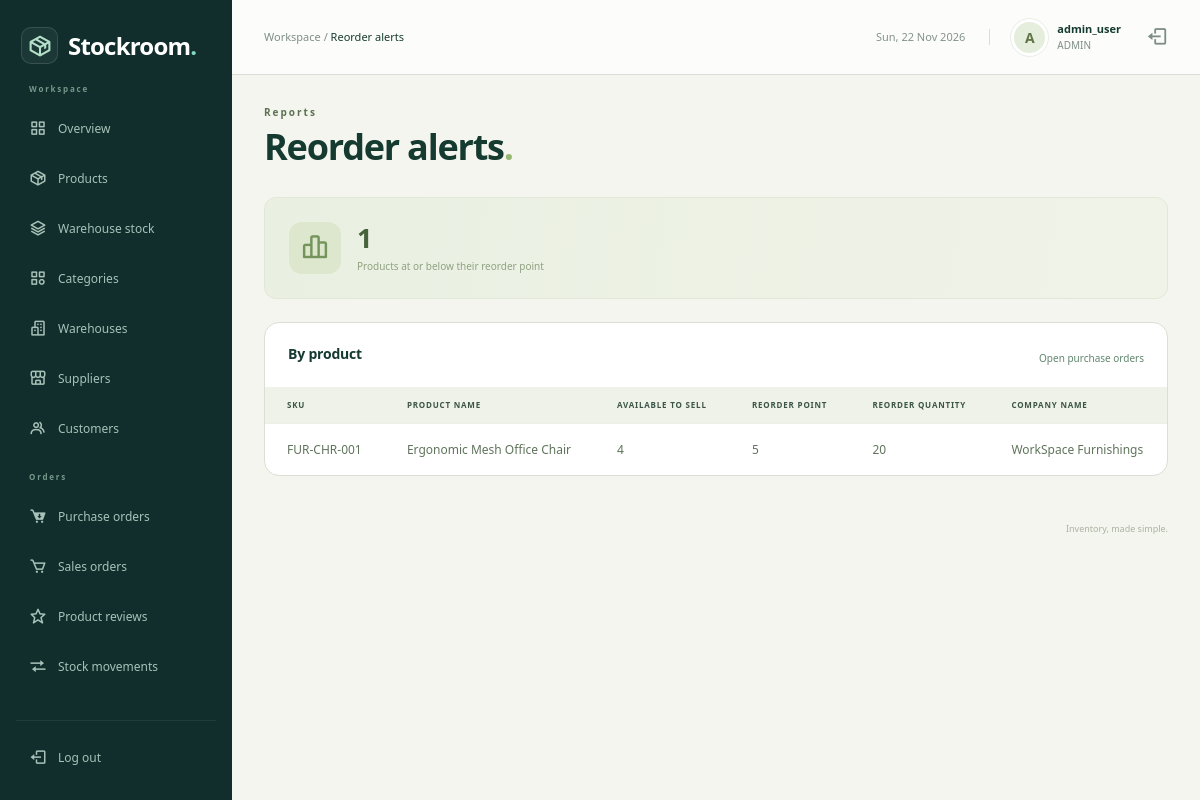
The app's page /admin/reorder_alerts.php (signed in), older data.
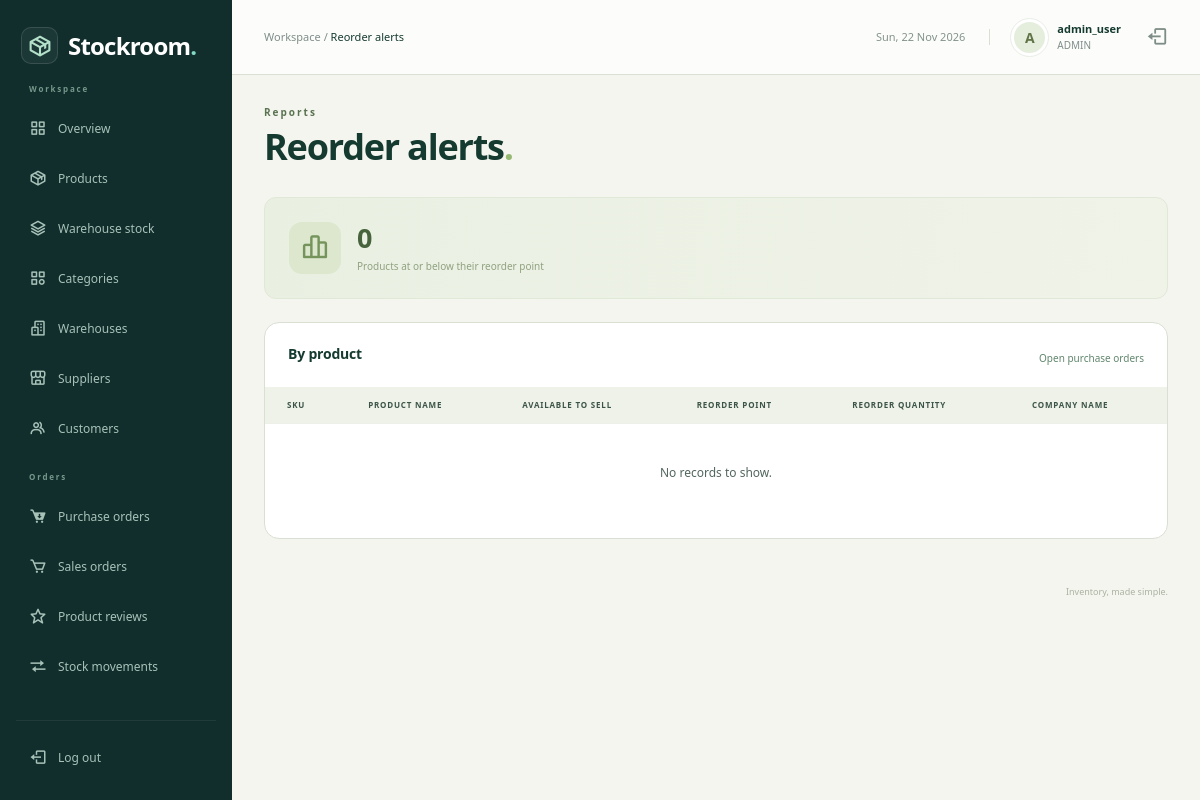
The same page, newer data.
### tables this page shows
CREATE TABLE `products` (
  `product_id` int NOT NULL,
  `sku` varchar(50) NOT NULL,
  `barcode` varchar(100) DEFAULT NULL,
  `product_name` varchar(200) NOT NULL,
  `brand` varchar(100) DEFAULT NULL,
  `category_id` int DEFAULT NULL,
  `preferred_supplier_id` int DEFAULT NULL,
  `unit_of_measure` varchar(20) NOT NULL DEFAULT 'pcs',
  `cost_price` decimal(12,2) NOT NULL DEFAULT '0.00',
  `selling_price` decimal(12,2) NOT NULL DEFAULT '0.00',
  `tax_rate` decimal(5,2) NOT NULL DEFAULT '0.00',
  `reorder_point` int NOT NULL DEFAULT '10',
  `reorder_quantity` int NOT NULL DEFAULT '50',
  `product_image` varchar(255) DEFAULT 'uploads/products/default.png',
  `specifications` text,
  `warranty_period` varchar(100) DEFAULT '1 Year Official Warranty',
  `is_featured` tinyint(1) NOT NULL DEFAULT '0',
  `is_active` tinyint(1) NOT NULL DEFAULT '1',
  `created_at` timestamp NULL DEFAULT CURRENT_TIMESTAMP,
  `updated_at` timestamp NULL DEFAULT CURRENT_TIMESTAMP ON UPDATE CURRENT_TIMESTAMP
);

CREATE TABLE `suppliers` (
  `supplier_id` int NOT NULL,
  `company_name` varchar(150) NOT NULL,
  `contact_person` varchar(100) DEFAULT NULL,
  `email` varchar(150) DEFAULT NULL,
  `phone` varchar(30) DEFAULT NULL,
  `tax_id` varchar(50) DEFAULT NULL,
  `address` text,
  `is_active` tinyint(1) NOT NULL DEFAULT '1',
  `created_at` timestamp NULL DEFAULT CURRENT_TIMESTAMP
);

### admin/reorder_alerts.php (called while the page is built, shortened)
<?php
require_once __DIR__ . '/../config/db.php';
$sql = "SELECT a.sku,a.product_name,a.available_to_sell,a.reorder_point,p.reorder_quantity,s.company_name FROM vw_reorder_alerts a JOIN products p USING(product_id) LEFT JOIN suppliers s ON s.supplier_id=p.preferred_supplier_id WHERE p.is_active=1 ORDER BY a.available_to_sell,a.sku";
$rows = mysqli_query($conn, $sql);
include '../includes/workspace.php';
include '../templates/reorder_alerts.php';
include '../includes/end.php';

### templates/reorder_alerts.php (the view)
<div class="records-banner"><span class="records-banner-icon"><i class="bx bx-bar-chart-alt-2"></i></span><div><strong><?php echo $rows->num_rows; ?></strong><span>Products at or below their reorder point</span></div></div>
<section class="surface records-surface"><div class="section-heading"><h2>By product</h2><a class="text-link" href="purchase_orders.php">Open purchase orders</a></div>
<div class="table-responsive"><table class="table inventory-table records-table">
<thead><tr><th>Sku</th><th>Product name</th><th>Available to sell</th><th>Reorder point</th><th>Reorder quantity</th><th>Company name</th></tr></thead>
<tbody>
<?php while ($row = mysqli_fetch_assoc($rows)) { ?>
<tr>
    <td><?php echo htmlspecialchars($row['sku']); ?></td>
    <td><?php echo htmlspecialchars($row['product_name']); ?></td>
    <td><?php echo htmlspecialchars($row['available_to_sell']); ?></td>
    <td><?php echo htmlspecialchars($row['reorder_point']); ?></td>
    <td><?php echo htmlspecialchars($row['reorder_quantity']); ?></td>
    <td><?php echo htmlspecialchars($row['company_name']); ?></td>
</tr>
<?php } ?>
</tbody></table></div>
<?php if ($rows->num_rows == 0) { ?><p class="empty-state">No records to show.</p><?php } ?>
</section>

Row changes from the older to the newer data that the page shows:
no longer on this page (row edited): products: sku "FUR-CHR-001", product_name "Ergonomic Mesh Office Chair", available_to_sell "4", reorder_point "5", reorder_quantity "20", preferred_supplier.company_name "WorkSpace Furnishings"
Text that changed along with them:
$rows->num_rows: "1" → "0"
text now shown: "No records to show."
